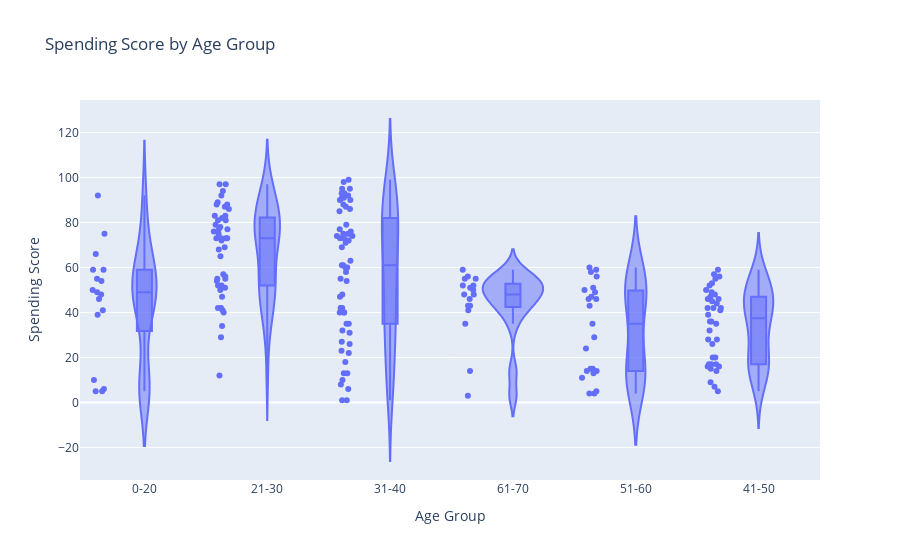

Notebook cell for this chart:
### Code cell
# Violin plot: Spending Score by Age Group
df['Age_Group'] = pd.cut(df['Age'], bins=[0, 20, 30, 40, 50, 60, 70, 80, 90, 100], 
                          labels=['0-20', '21-30', '31-40', '41-50', '51-60', '61-70', '71-80', '81-90', '91-100'])

fig = px.violin(df, x='Age_Group', y='Spending Score', box=True, points="all",
                  title='Spending Score by Age Group',
                  labels={'Age_Group': 'Age Group', 'Spending Score': 'Spending Score'})

fig.show()

### Figure 1 — Plotly figure (JSON) as saved in the notebook; plotly's stock layout.template omitted (floating-point values rounded to 4 significant figures; data arrays with more than 128 entries replaced by an {"elided": "..."} marker saying what was removed)
{"data": [{"alignmentgroup": "True", "box": {"visible": true}, "hovertemplate": "Age Group=%{x}<br>Spending Score=%{y}<extra></extra>", "legendgroup": "", "marker": {"color": "#636efa"}, "name": "", "offsetgroup": "", "orientation": "v", "points": "all", "scalegroup": "True", "showlegend": false, "type": "violin", "x": {"elided": "200 str values"}, "x0": " ", "xaxis": "x", "y": {"elided": "200 int values"}, "y0": " ", "yaxis": "y"}], "layout": {"legend": {"tracegroupgap": 0}, "title": {"text": "Spending Score by Age Group"}, "violinmode": "group", "xaxis": {"anchor": "y", "domain": [0, 1], "title": {"text": "Age Group"}}, "yaxis": {"anchor": "x", "domain": [0, 1], "title": {"text": "Spending Score"}}}}
